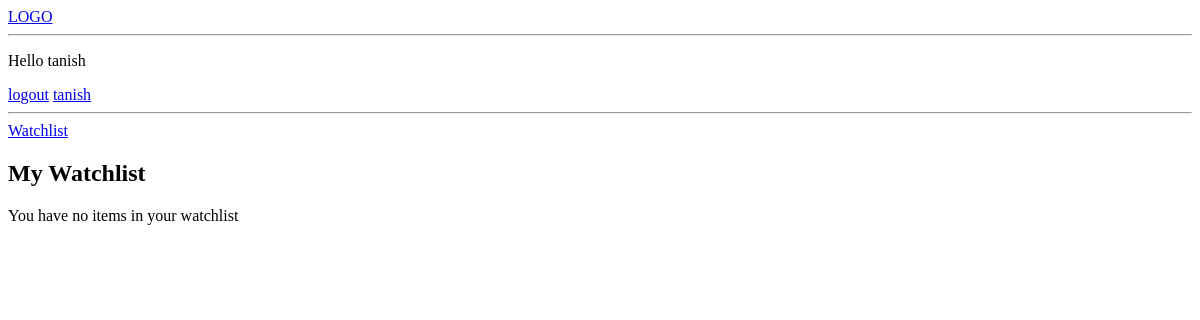
The app's page /watchlist/ (signed in), older data.
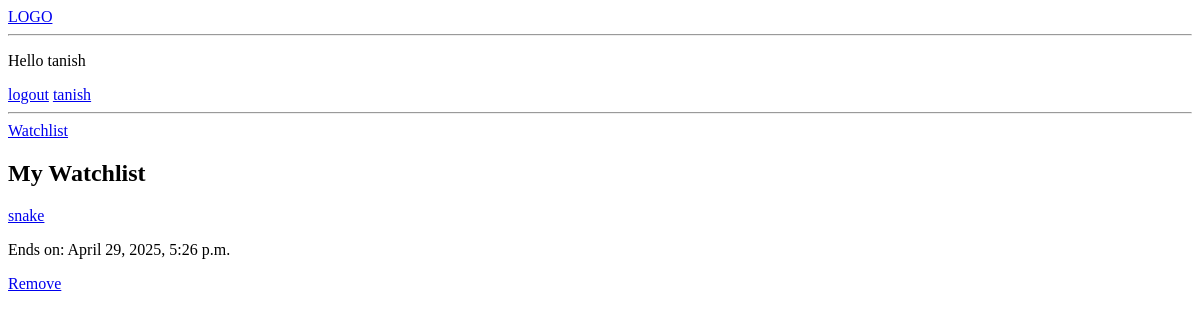
The same page, newer data.
### auction/models.py (models this page shows, shortened)
class Watchlist(models.Model):
    user = models.ForeignKey(User, on_delete=models.CASCADE, related_name='watchlist')
    auction = models.ForeignKey(Auction, on_delete=models.CASCADE)
    added_at = models.DateTimeField(auto_now_add=True)
    class Meta:
        unique_together = ('user', 'auction') # Prevent duplicate watchlist entries

class Auction(models.Model):
    product = models.ForeignKey(Product, on_delete=models.CASCADE)
    seller = models.ForeignKey(User, on_delete=models.CASCADE, related_name='auction_selling')
    start_time = models.DateTimeField()
    end_time = models.DateTimeField()
    status = models.CharField(max_length=15, blank=True, null=True)
    higest_bid = models.DecimalField(decimal_places=2, default=0.0, max_digits=15)
    winner = models.ForeignKey(User, on_delete=models.SET_NULL, null=True, blank=True, related_name='auction_won')
    is_paid = models.BooleanField(default=False)
    is_delivered = models.BooleanField(default=False)
    buyer_confirmed = models.BooleanField(default=False)

class Product(models.Model):
    name = models.CharField(max_length=100)
    description = models.TextField(null=True)
    base_price = models.IntegerField(default=0)
    created = models.DateTimeField(auto_now_add=True)
    owner = models.ForeignKey(User, on_delete=models.CASCADE, related_name="products", null=True)
    class Meta:
        ordering = ['-created']

### auction/views.py (the view)
# urls.py: path('watchlist/', views.watchlist, name='watchlist'),
@login_required(login_url='login')
def watchlist(request):
    items = Watchlist.objects.filter(user=request.user).select_related('auction')
    context = {'watchlist_items' : items}
    return render(request, 'watchlist.html', context)

### templates/watchlist.html
{% include 'navbar.html' %}
<h2>My Watchlist</h2>
{% for item in watchlist_items %}
    <div>
        <a href="{% url 'item' item.auction.id %}">{{item.auction.product.name}}</a>
        <p>Ends on: {{item.auction.end_time}}</p>
        <a href="{% url 'remove_from_watchlist' item.auction.id %}">Remove</a>
    </div>
{% empty %}
    <p>You have no items in your watchlist</p>
{% endfor %}

Row changes from the older to the newer data that the page shows:
added Watchlist: auction.product.name "snake", auction.end_time "April 29, 2025, 5:26 p.m."
Text that changed along with them:
text no longer shown: "You have no items in your watchlist"
